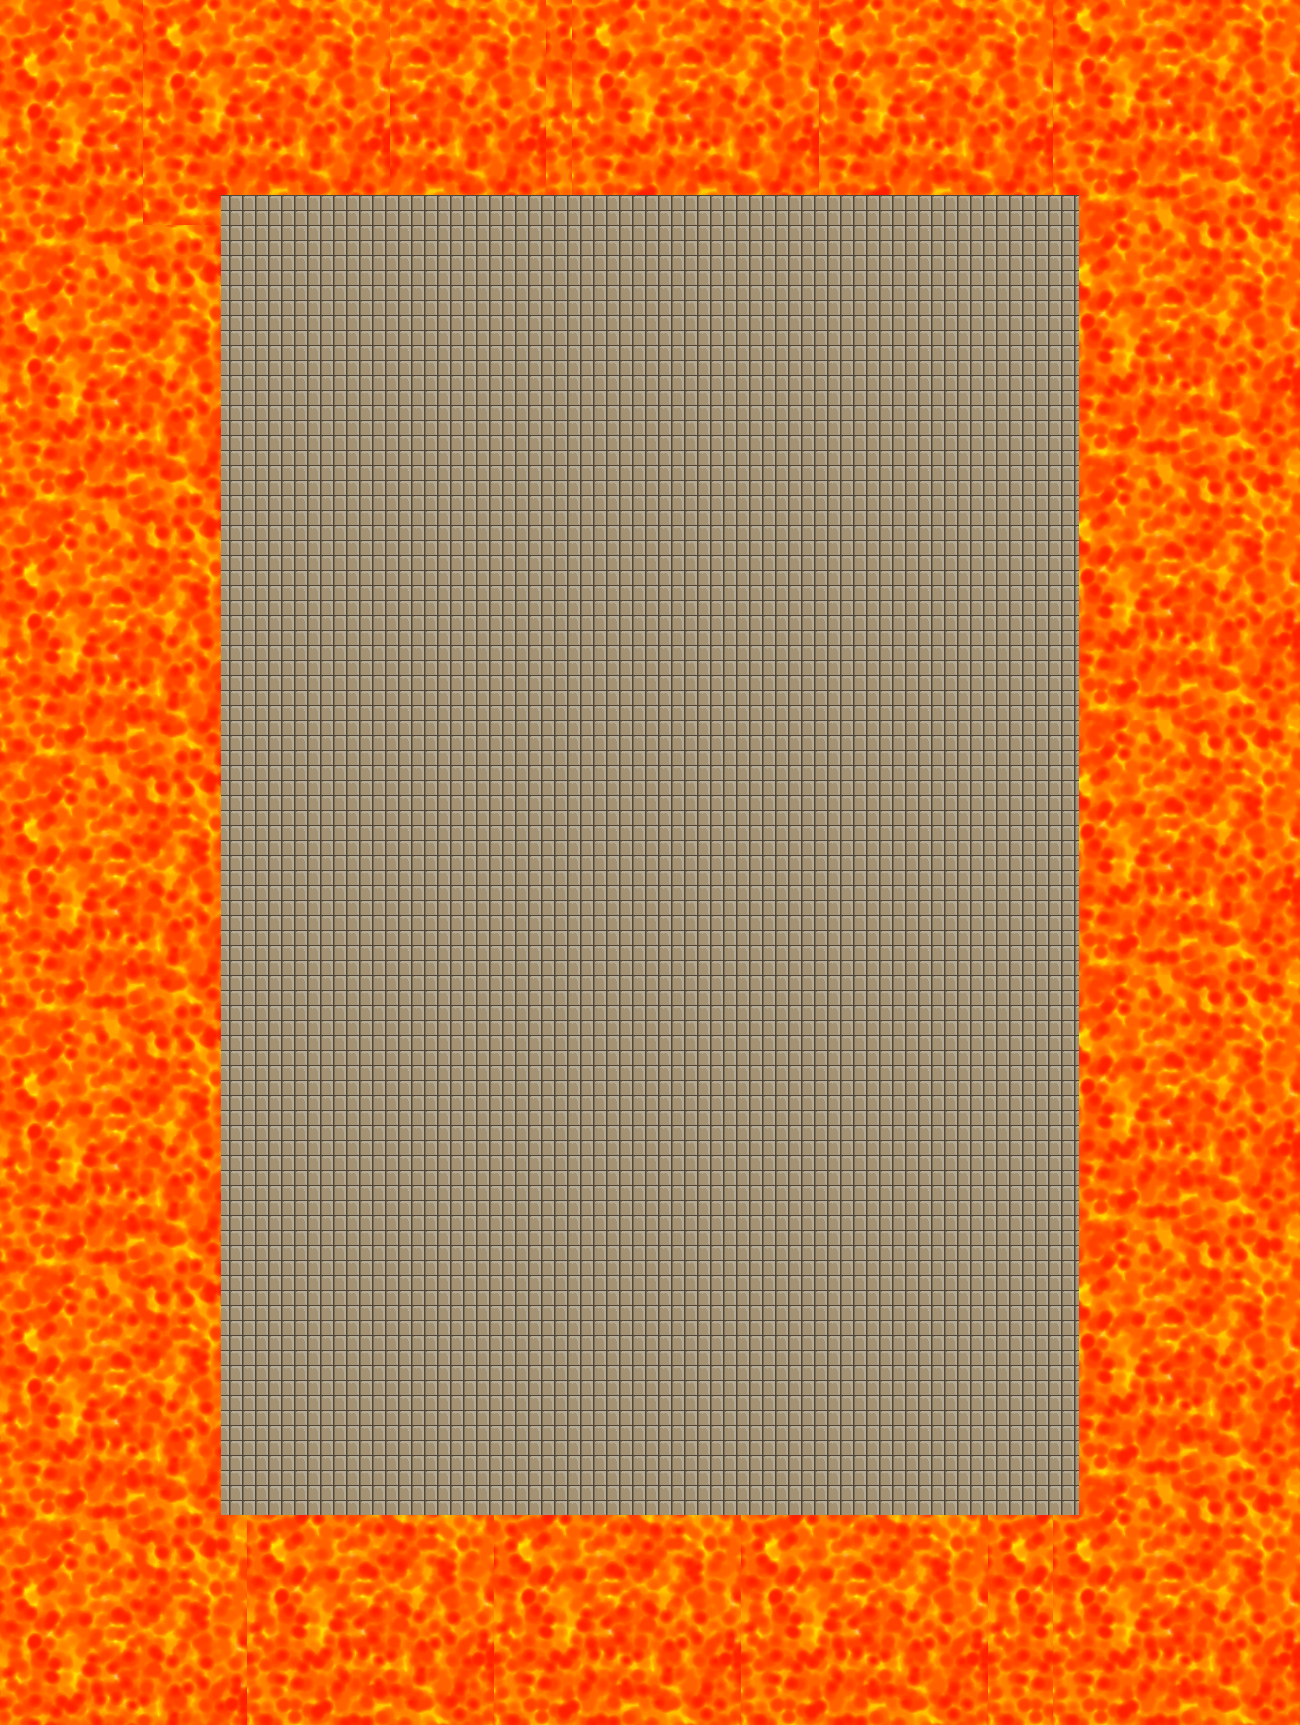

This game map was drawn from its Tiled (.tmx) file and the tilesets committed beside it. A one-line description and the trimmed map source follow:
An orthogonal 100x115 tile map with 13x15 px tiles, 2 tile layers (Tile Layer 1, Tile Layer 2), 2 tilesets.

<map version="1.0" orientation="orthogonal" renderorder="right-down" width="100" height="115" tilewidth="13" tileheight="15" nextobjectid="1">
 <tileset firstgid="1" name="lava_2" tilewidth="13" tileheight="15" tilecount="323" columns="19">
  <image source="tiles/lava_2.png" width="256" height="256" />
 </tileset>
 <tileset firstgid="324" name="brick_1" tilewidth="13" tileheight="15" tilecount="198" columns="18">
  <image source="tiles/brick_1.png" width="239" height="168" />
 </tileset>
 <layer name="Tile Layer 1" width="100" height="115">
  <data>[11500 cells, 5692 non-empty, 323 distinct tile ids]</data>
 </layer>
 <layer name="Tile Layer 2" width="100" height="115">
  <data>[11500 cells, 5808 non-empty, 1 distinct tile ids]</data>
 </layer>
</map>
